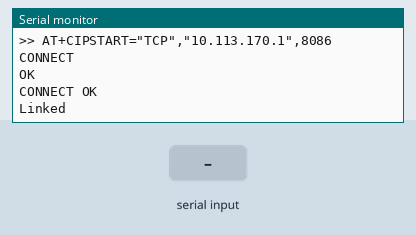
A program run on a simulated Arduino Mega 2560, built with avr-gcc and run on an emulated ATmega2560. Shown: the last lines printed to the serial monitor. The test bench sets the inputs (shaded band). The modem accepts every AT command (registered, SIM ready, sends succeed) and sends nothing else.

Above: at 16.3 s.
16.4 s: "1" received over the second serial link
At 16.9 s:
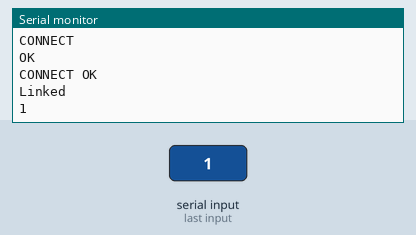
19.4 s: "0" received over the second serial link
At 19.67 s:
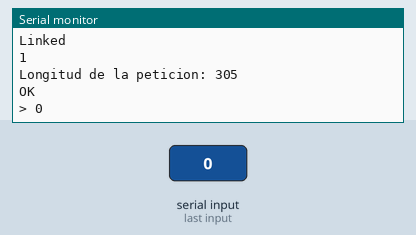
21.5 s: "2" received over the second serial link
At 22.0 s:
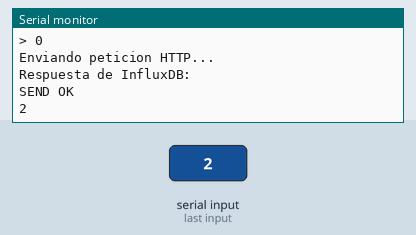
Timing chart, 0 to 24.5 s (numbered marks = the images above; inputs shaded):
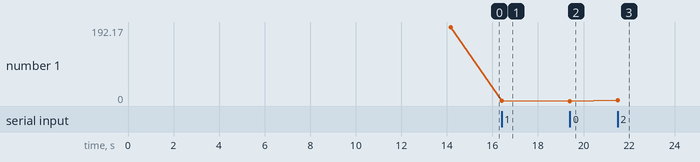

The program:

main.cpp
```cpp
#include <Arduino.h>

// ------------------------------------------------
// CONFIGURACIÓN DEL SENSOR
// ------------------------------------------------

const int SENSOR = A0;


// ------------------------------------------------
// CONFIGURACIÓN WIFI
// ------------------------------------------------

const char* SSID = "Pixel 7";
const char* PASSWORD = "Alquife+1";


// ------------------------------------------------
// CONFIGURACIÓN INFLUXDB
// ------------------------------------------------

// IP del ordenador Windows 11 donde se ejecuta InfluxDB
const char* IP_INFLUX = "10.113.170.1";

// Puerto por defecto de InfluxDB
const int PUERTO_INFLUX = 8086;

// Nombre de la organización
const char* ORGANIZACION = "ArduinoCurso";

// Nombre del bucket
const char* BUCKET = "arduino";

// Token con permisos de escritura
const char* TOKEN = "lMUwGrWtDpo0hbHe9fZWIichyTgCQXvh-AYm_gPWyl3ntdJt4mRuqDOnXhLXc1gpu6YACuCKZjR8CQHPwwDxfQ==";


// ------------------------------------------------
// ENVIAR COMANDO AT
// ------------------------------------------------

void enviarAT(String comando, unsigned long tiempoEspera)
{
    Serial.print(">> ");
    Serial.println(comando);

    Serial1.print(comando);
    Serial1.print("\r\n");

    unsigned long inicio = millis();

    while (millis() - inicio < tiempoEspera)
    {
        while (Serial1.available())
        {
            Serial.write(Serial1.read());
        }
    }
}


// ------------------------------------------------
// MOSTRAR RESPUESTA DEL ESP8266
// ------------------------------------------------

void mostrarRespuestaESP(unsigned long tiempo)
{
    unsigned long inicio = millis();

    while (millis() - inicio < tiempo)
    {
        while (Serial1.available())
        {
            Serial.write(Serial1.read());
        }
    }
}


// ------------------------------------------------
// CONECTAR EL ESP8266 AL WIFI
// ------------------------------------------------

void conectarWiFi()
{
    Serial.println();
    Serial.println("==============================");
    Serial.println(" CONFIGURANDO ESP8266");
    Serial.println("==============================");
    Serial.println();

    // Comprobar comunicación con el ESP8266
    enviarAT("AT", 1000);

    // Configurar como estación Wi-Fi
    enviarAT("AT+CWMODE=1", 1000);

    // Construir comando de conexión Wi-Fi
    String comandoWiFi =
        "AT+CWJAP=\"" +
        String(SSID) +
        "\",\"" +
        String(PASSWORD) +
        "\"";

    // Conectar a la red
    enviarAT(comandoWiFi, 8000);

    // Desactivar servidor de prácticas anteriores
    enviarAT("AT+CIPSERVER=0", 1000);

    // Utilizar una única conexión TCP
    enviarAT("AT+CIPMUX=0", 1000);

    // Mostrar dirección IP
    enviarAT("AT+CIFSR", 1000);

    Serial.println();
    Serial.println("ESP8266 preparado.");
    Serial.println();
}


// ------------------------------------------------
// ENVIAR MEDIDA A INFLUXDB
// ------------------------------------------------

void enviarInflux(int valor)
{
    // Calcular voltaje aproximado
    float voltaje =
        valor * 5.0 / 1023.0;


    // --------------------------------------------
    // Crear Line Protocol
    // --------------------------------------------

    String datos =
        "sensor valor=" +
        String(valor) +
        ",voltaje=" +
        String(voltaje, 2);


    Serial.println();
    Serial.println("--------------------------------");
    Serial.println("Datos que se enviaran:");
    Serial.println(datos);
    Serial.println("--------------------------------");


    // --------------------------------------------
    // Crear la ruta de escritura de InfluxDB
    // --------------------------------------------

    String ruta =
        "/api/v2/write?org=" +
        String(ORGANIZACION) +
        "&bucket=" +
        String(BUCKET) +
        "&precision=s";


    // --------------------------------------------
    // Crear la petición HTTP POST
    // --------------------------------------------

    String peticion = "";

    peticion += "POST ";
    peticion += ruta;
    peticion += " HTTP/1.1\r\n";

    peticion += "Host: ";
    peticion += IP_INFLUX;
    peticion += ":";
    peticion += String(PUERTO_INFLUX);
    peticion += "\r\n";

    peticion += "Authorization: Token ";
    peticion += TOKEN;
    peticion += "\r\n";

    peticion += "Content-Type: text/plain\r\n";

    peticion += "Content-Length: ";
    peticion += String(datos.length());
    peticion += "\r\n";

    peticion += "Connection: close\r\n";

    peticion += "\r\n";

    peticion += datos;


    // --------------------------------------------
    // Abrir conexión TCP con InfluxDB
    // --------------------------------------------

    String comandoConexion =
        "AT+CIPSTART=\"TCP\",\"" +
        String(IP_INFLUX) +
        "\"," +
        String(PUERTO_INFLUX);


    Serial.println();
    Serial.println("Abriendo conexion con InfluxDB...");
    Serial.print(">> ");
    Serial.println(comandoConexion);

    Serial1.print(comandoConexion);
    Serial1.print("\r\n");

    mostrarRespuestaESP(3000);


    // --------------------------------------------
    // Indicar cuantos bytes enviaremos
    // --------------------------------------------

    Serial.println();
    Serial.print("Longitud de la peticion: ");
    Serial.println(peticion.length());

    Serial1.print("AT+CIPSEND=");
    Serial1.print(peticion.length());
    Serial1.print("\r\n");

    mostrarRespuestaESP(1500);


    // --------------------------------------------
    // Enviar petición HTTP
    // --------------------------------------------

    Serial.println();
    Serial.println("Enviando peticion HTTP...");

    Serial1.print(peticion);


    // --------------------------------------------
    // Mostrar respuesta de InfluxDB
    // --------------------------------------------

    Serial.println();
    Serial.println("Respuesta de InfluxDB:");

    mostrarRespuestaESP(4000);


    /*
        No enviamos AT+CIPCLOSE.

        En la petición HTTP hemos incluido:

        Connection: close

        InfluxDB cerrará la conexión después
        de responder.
    */


    Serial.println();
    Serial.println("Envio finalizado.");
    Serial.println();
}


// ------------------------------------------------
// SETUP
// ------------------------------------------------

void setup()
{
    // PC <-> Arduino Mega
    Serial.begin(9600);

    // Arduino Mega <-> ESP8266
    Serial1.begin(9600);

    delay(2000);


    Serial.println();
    Serial.println("==============================");
    Serial.println(" LECCION 18 - INFLUXDB");
    Serial.println("==============================");
    Serial.println();


    // Conectar al Wi-Fi
    conectarWiFi();
}


// ------------------------------------------------
// LOOP
// ------------------------------------------------

void loop()
{
    // Leer sensor conectado a A0
    int valor = analogRead(SENSOR);


    Serial.println();
    Serial.print("Valor sensor: ");
    Serial.println(valor);


    // Enviar a InfluxDB
    enviarInflux(valor);


    // Esperar 10 segundos
    delay(10000);
}
```

Measured:
- after the input at 16.4 s, the serial monitor: prints a new line at once (image 1)
- after the input at 19.4 s, the serial monitor: prints a new line at once (image 2)
- after the input at 21.5 s, the serial monitor: prints a new line at once (image 3)
- plotted number 1: 192.17 → 1 after the input at 16.4 s, 1 → 0 after the input at 19.4 s, 0 → 2 after the input at 21.5 s
